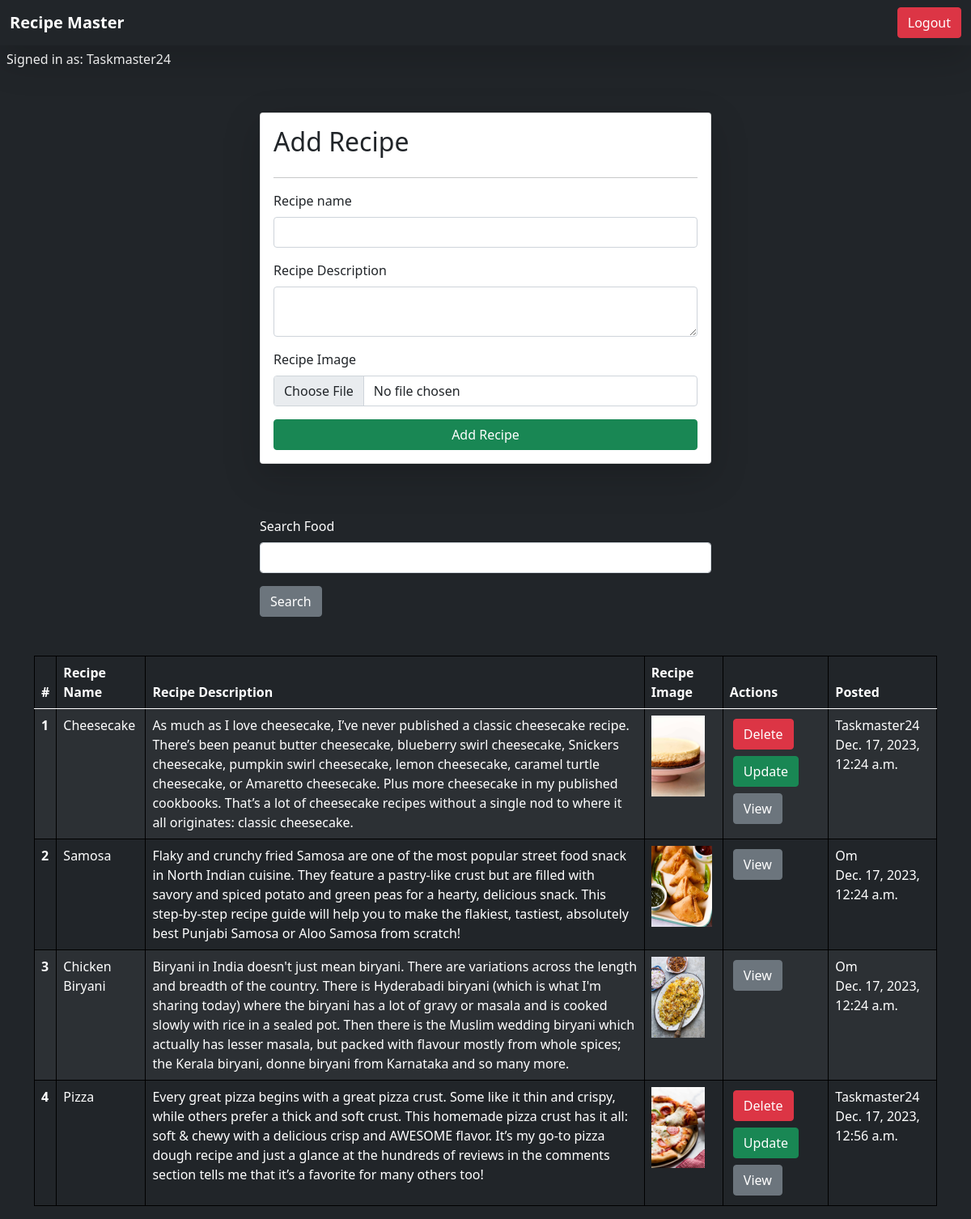
Page /recipes/ (signed in) on the committed database.
### vege/models.py (models this page shows, shortened)
class Recipe(models.Model):
    user = models.ForeignKey(
        User, on_delete=models.SET_NULL, null=True, blank=True)
    recipe_name = models.CharField(max_length=100)
    recipe_description = models.TextField()
    recipe_image = models.ImageField(upload_to="recipe")
    recipe_view_count = models.IntegerField(default=1)
    date_posted = models.DateTimeField(auto_now_add=True)

### vege/views.py (the view, shortened to what this page needs)
# urls.py: path('recipes/', recipes, name="recipes"),
@login_required(login_url="/login/")
def recipes(request):
    queryset = Recipe.objects.all()
    if request.GET.get('search'):
        queryset = queryset.filter(
            recipe_name__icontains=request.GET.get('search'))
    context = {'recipes': queryset}
    return render(request, 'recipes.html', context)

### vege/templates/recipes.html (shortened to what this page needs)
{% extends "base.html" %}
{%block start%}
<h6 class = "p-2 text-white">Signed in as: {{request.user}}</h6>
<div class = "container mt-5">
    <form class = "col-6 mx-auto card p-3 shadow-lg" method = "post" enctype = "multipart/form-data">
        <h2>Add Recipe</h2>
        <hr>
        <div class="mb-3">
            <label for="exampleInputEmail1" class="form-label">Recipe name</label>
            <input name="recipe_name" required type="text" class="form-control">
        </div>
        <div class="mb-3">
            <label for="exampleInputPassword1" required class="form-label">Recipe Description</label>
            <textarea class = "form-control" name = "recipe_description"></textarea>
        </div>
        <div class="mb-3">
            <label for="exampleInputPassword1" class="form-label">Recipe Image</label>
            <input name = "recipe_image" type = "file" class = "form-control">
        </div>
        <button type="submit" class="btn btn-success">Add Recipe</button>
    </form>
    <hr>
    <div class = "mt-5">
      <div class = "mx-auto col-6">
      <form>
        <div class="mb-3">
          <label for="exampleInputEmail1" class="form-label text-white bg-dark">Search Food</label>
          <input name="search" type="text" class="form-control">
        </div>
      <button type = "submit" class = "btn btn-secondary">Search</button>
      </form>
      </div>
    </div>
<table class="table table-dark table-striped mt-5">
  <thead>
    <tr>
      <th scope="col">#</th>
      <th scope="col">Recipe Name</th>
      <th scope="col">Recipe Description</th>
      <th scope="col">Recipe Image</th>
      <th scope="col">Actions</th>
      <th scope="col">Posted</th>
    </tr>
  </thead>
  <tbody>
    {% for recipe in recipes %}
    <tr>
      <th scope="row">{{forloop.counter}}</th>
      <td>{{recipe.recipe_name}}</td>
      <td>{{recipe.recipe_description}}</td>
      <td>
        <img src = "/media/{{recipe.recipe_image}}" style = "height : 100px"></td>
        <td>
            {% if request.user == recipe.user %}
              <a href = "/delete-recipe/{{recipe.id}}" class = "btn btn-danger m-1">Delete</a>
              <a href = "/update-recipe/{{recipe.id}}" class = "btn btn-success m-1">Update</a>
            {% endif %}
            <a href = "/recipe-details/{{recipe.id}}" class = "btn btn-secondary m-1">View</a>
        </td>
        <td>{{recipe.user}} <br>
          {{recipe.date_posted}}
        </td>
    </tr>
    {% endfor %}
  </tbody>
</table>
</div>
{%endblock%}

### recipe_app/templates/base.html (style rules this page uses)
table, th, td { border: 1px solid black; }

### rows in the picture
Recipe: recipe_name "Cheesecake", recipe_description "As much as I love cheesecake, I’ve never published a classic cheesecake recipe. There’s been peanut butter cheesecake, blueberry swirl cheesecake, Snickers cheesecake, pumpkin swirl cheesecake, lemon cheesecake, caramel turtle cheesecake, or Amaretto cheesecake. Plus more cheesecake in my published cookbooks. That’s a lot of cheesecake recipes without a single nod to where it all originates: classic cheesecake.", recipe_image (picture), user "Taskmaster24", date_posted "Dec. 17, 2023, 12:24 a.m."
Recipe: recipe_name "Samosa", recipe_description "Flaky and crunchy fried Samosa are one of the most popular street food snack in North Indian cuisine. They feature a pastry-like crust but are filled with savory and spiced potato and green peas for a hearty, delicious snack. This step-by-step recipe guide will help you to make the flakiest, tastiest, absolutely best Punjabi Samosa or Aloo Samosa from scratch!", recipe_image (picture), user "Om", date_posted "Dec. 17, 2023, 12:24 a.m."
Recipe: recipe_name "Chicken Biryani", recipe_description "Biryani in India doesn't just mean biryani. There are variations across the length and breadth of the country. There is Hyderabadi biryani (which is what I'm sharing today) where the biryani has a lot of gravy or masala and is cooked slowly with rice in a sealed pot. Then there is the Muslim wedding biryani which actually has lesser masala, but packed with flavour mostly from whole spices; the Kerala biryani, donne biryani from Karnataka and so many more.", recipe_image (picture), user "Om", date_posted "Dec. 17, 2023, 12:24 a.m."
Recipe: recipe_name "Pizza", recipe_description "Every great pizza begins with a great pizza crust. Some like it thin and crispy, while others prefer a thick and soft crust. This homemade pizza crust has it all: soft & chewy with a delicious crisp and AWESOME flavor. It’s my go-to pizza dough recipe and just a glance at the hundreds of reviews in the comments section tells me that it’s a favorite for many others too!", recipe_image (picture), user "Taskmaster24", date_posted "Dec. 17, 2023, 12:56 a.m."

### other values in the picture
{{ request.user }} "Taskmaster24"
